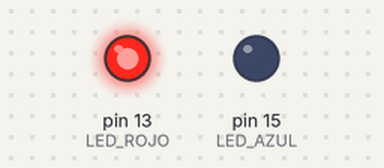
A sketch run on a simulated Arduino Uno, built with avr-gcc and run on an emulated ATmega328P. Parts: output pins drawn as LEDs (lit = HIGH).

Above: at 0.3 s.
At 1.7 s:
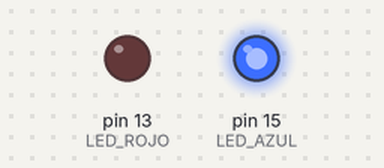
Timing chart, 0 to 5.9 s (numbered marks = the images above):
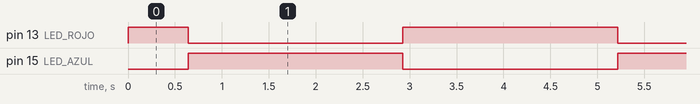

Measured:
- by itself, pin 13 (LED_ROJO): repeats every 4.6 s: LOW 2.3 s, HIGH 2.3 s
- by itself, pin 15 (LED_AZUL): alternates HIGH for 2.3 s and LOW for 2.3 s

The sketch:

08_fade.ino
```cpp
#define LED_AZUL 15
#define LED_ROJO 13

void setup() {
  pinMode(LED_AZUL, OUTPUT);
  pinMode(LED_ROJO, OUTPUT);

}

void loop() {
  /*
  digitalWrite(LED_AZUL,HIGH);
  delay(1000);
  digitalWrite(LED_AZUL, LOW);
  delay(1000);
  */
  for(int i = 0; i <= 255; i++){
    analogWrite(LED_AZUL, i);
    analogWrite(LED_ROJO, 255-i);
    delay(5);
  }
  delay(1000);

  for(int i = 255; i >=0; i--){
    analogWrite(LED_AZUL, i);
    analogWrite(LED_ROJO, 255-i);
    delay(5);
  }
  delay(1000);


}
```
